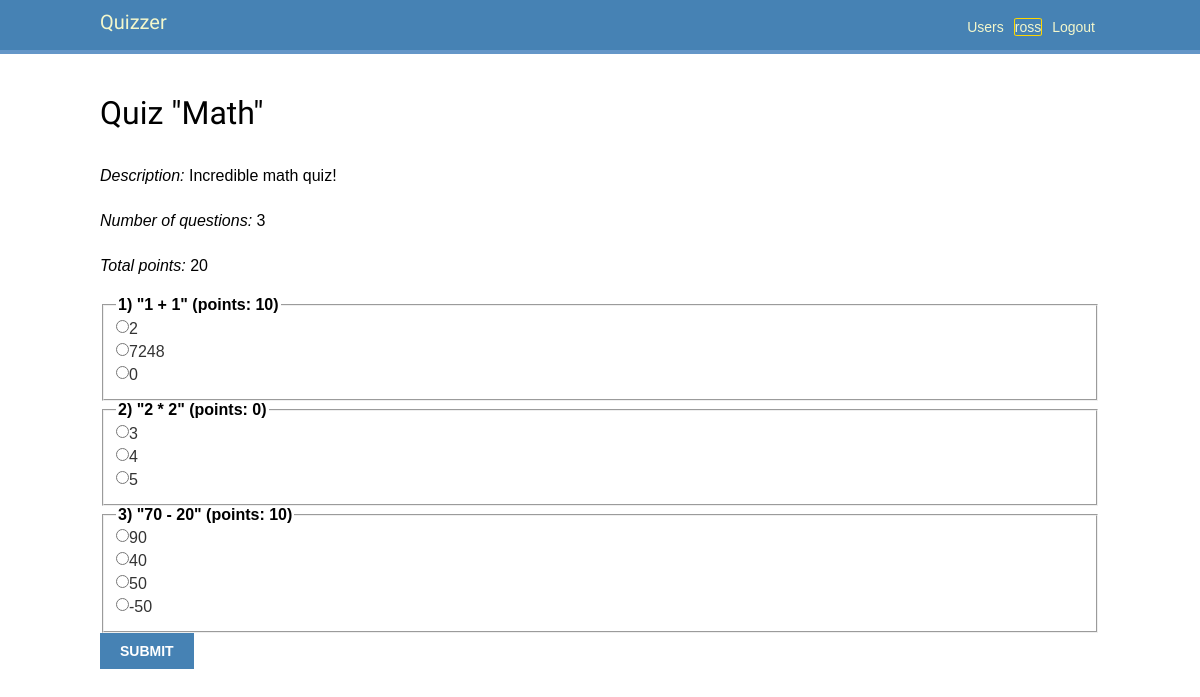
Before: /quizzes/1/ (signed in) with the older database file.
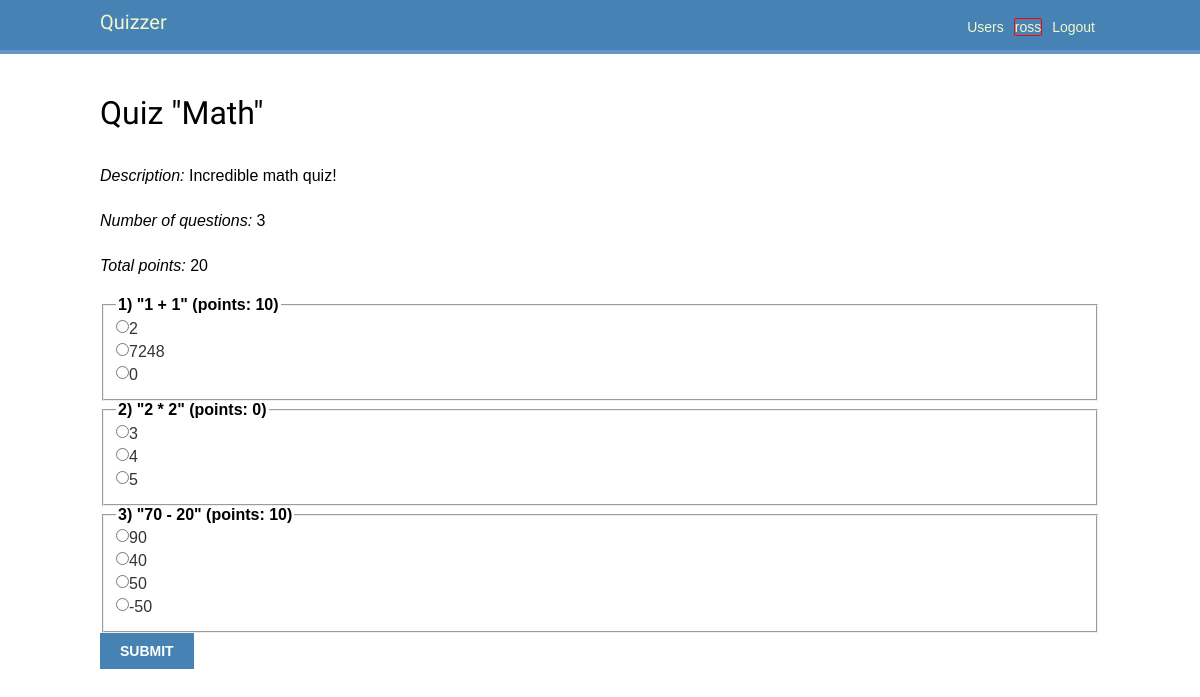
After: the same page with the newer database file.
### quizzes/views.py (the view, shortened to what this page needs)
# urls.py: path('<int:pk>/', QuizView.as_view(), name='quiz'),
class QuizView(LoginRequiredMixin, DetailView):
    login_url = 'users:login'
    model = Quiz
    template_name = 'quizzes/quiz.html'
    def get_context_data(self, **kwargs: Any) -> dict[str, Any]:
        context = super().get_context_data(**kwargs)
        user = self.request.user
        is_passed = user.is_quiz_passed(self.object.id)
        context['is_passed'] = is_passed
        if is_passed:
            context['answers'] = user.quiz_answers(self.object.id)
            context['score'] = user.score_for_quiz(self.object.id)
        return context

### quizzes/models.py (called while the page is built)
    @property
    def points(self) -> int:
        return self.questions.aggregate(
            models.Sum('points')
        )['points__sum'] or 0

    @property
    def number_of_questions(self) -> int:
        return self.questions.count()

### users/models.py (called while the page is built)
    def is_quiz_passed(self, quiz_id: int) -> bool:
        return self.answers.filter(question__quiz__id=quiz_id).count() > 0

### quizzes/templates/quizzes/quiz.html (shortened to what this page needs)
{% extends 'base.html' %}
{% block content %}
    <h1>
        {% if is_passed %}
            Your results of quiz "{{ object.title }}"
        {% else %}
            Quiz "{{ object.title }}"
        {% endif %}
    </h1>
    <p><i>Description:</i> {{ object.description }}</p>
    <p><i>Number of questions:</i> {{ object.number_of_questions }}</p>
    <p><i>Total points:</i> {{ object.points }}</p>
    {% if not is_passed %}
        <form action="{% url 'quizzes:quiz' object.pk %}" method="post">
    {% endif %}
        {% for question in object.questions.all %}
            <fieldset {% if is_passed %}disabled{% endif %}>
                <legend><strong>
                    {{ forloop.counter }}) "{{ question.text }}" (points: {{ question.points }})
                </strong></legend>
                {% for answer in question.answers.all %}
                    <input
                        type="radio"
                        id="question{{ answer.id }}"
                        name="{{ question.id }}"
                        value="{{ answer.id }}">
                    <label
                        for="question{{ answer.id }}"
                    >
                        {{ answer.text }}
                    </label>
                {% empty %}
                    There are no choises..
                {% endfor %}
            </fieldset>
        {% empty %}
            There are no questions yet..
        {% endfor %}
    {% if not is_passed %}
        <button type="submit" class="submit-button">Submit</button>
        </form>
    {% else %}
        <div><h2>
            Your score: {{ score }}
        </h2></div>
    {% endif %}
{% endblock %}

Changed rows visible on the page:
changed User "ross": color_id 5 → 2 (drawn)
